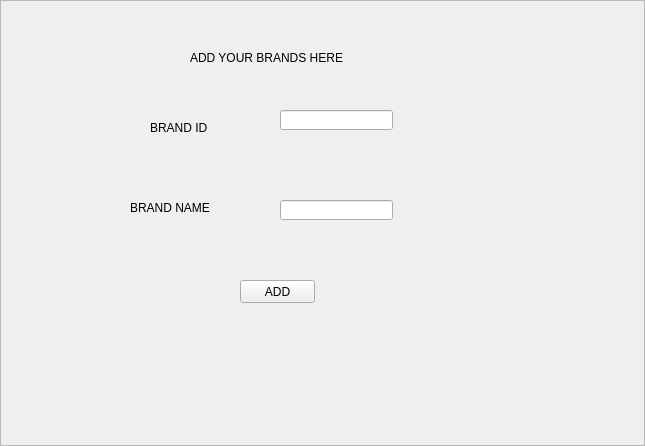
<?xml version="1.0" encoding="UTF-8"?>
<ui version="4.0">
 <class>Frame</class>
 <widget class="QFrame" name="Frame">
  <property name="geometry">
   <rect>
    <x>0</x>
    <y>0</y>
    <width>645</width>
    <height>446</height>
   </rect>
  </property>
  <property name="windowTitle">
   <string>Frame</string>
  </property>
  <property name="frameShape">
   <enum>QFrame::StyledPanel</enum>
  </property>
  <property name="frameShadow">
   <enum>QFrame::Raised</enum>
  </property>
  <widget class="QLabel" name="lblimage">
   <property name="geometry">
    <rect>
     <x>0</x>
     <y>0</y>
     <width>651</width>
     <height>451</height>
    </rect>
   </property>
   <property name="text">
    <string/>
   </property>
  </widget>
  <widget class="QLabel" name="label_2">
   <property name="geometry">
    <rect>
     <x>190</x>
     <y>50</y>
     <width>251</width>
     <height>16</height>
    </rect>
   </property>
   <property name="styleSheet">
    <string notr="true">font: 63 8pt &quot;Yu Gothic UI Semibold&quot;;
font: 14pt &quot;MS Shell Dlg 2&quot;;</string>
   </property>
   <property name="text">
    <string>ADD YOUR BRANDS HERE</string>
   </property>
  </widget>
  <widget class="QLabel" name="label_3">
   <property name="geometry">
    <rect>
     <x>150</x>
     <y>120</y>
     <width>101</width>
     <height>16</height>
    </rect>
   </property>
   <property name="styleSheet">
    <string notr="true">font: 75 12pt &quot;MS Sans Serif&quot;;</string>
   </property>
   <property name="text">
    <string>BRAND ID</string>
   </property>
  </widget>
  <widget class="QLabel" name="label_4">
   <property name="geometry">
    <rect>
     <x>130</x>
     <y>200</y>
     <width>121</width>
     <height>16</height>
    </rect>
   </property>
   <property name="styleSheet">
    <string notr="true">font: 75 12pt &quot;MS Sans Serif&quot;;</string>
   </property>
   <property name="text">
    <string>BRAND NAME</string>
   </property>
  </widget>
  <widget class="QLineEdit" name="txtbrandid">
   <property name="geometry">
    <rect>
     <x>280</x>
     <y>110</y>
     <width>113</width>
     <height>20</height>
    </rect>
   </property>
  </widget>
  <widget class="QLineEdit" name="txtbrandname">
   <property name="geometry">
    <rect>
     <x>280</x>
     <y>200</y>
     <width>113</width>
     <height>20</height>
    </rect>
   </property>
  </widget>
  <widget class="QPushButton" name="btnadd">
   <property name="geometry">
    <rect>
     <x>240</x>
     <y>280</y>
     <width>75</width>
     <height>23</height>
    </rect>
   </property>
   <property name="styleSheet">
    <string notr="true">font: 10pt &quot;MS Shell Dlg 2&quot;;</string>
   </property>
   <property name="text">
    <string>ADD</string>
   </property>
  </widget>
 </widget>
 <resources/>
 <connections/>
</ui>
